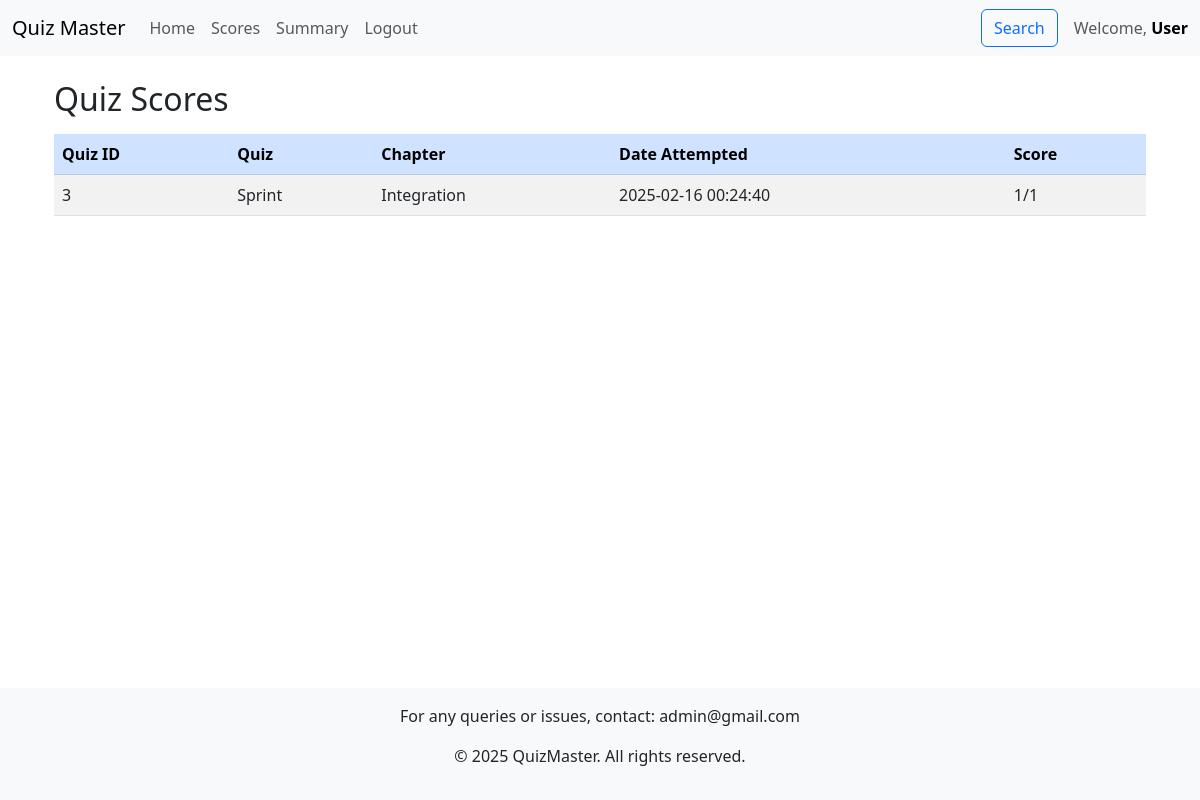
The app's page /dashboard/scores/3 (signed in), older data.
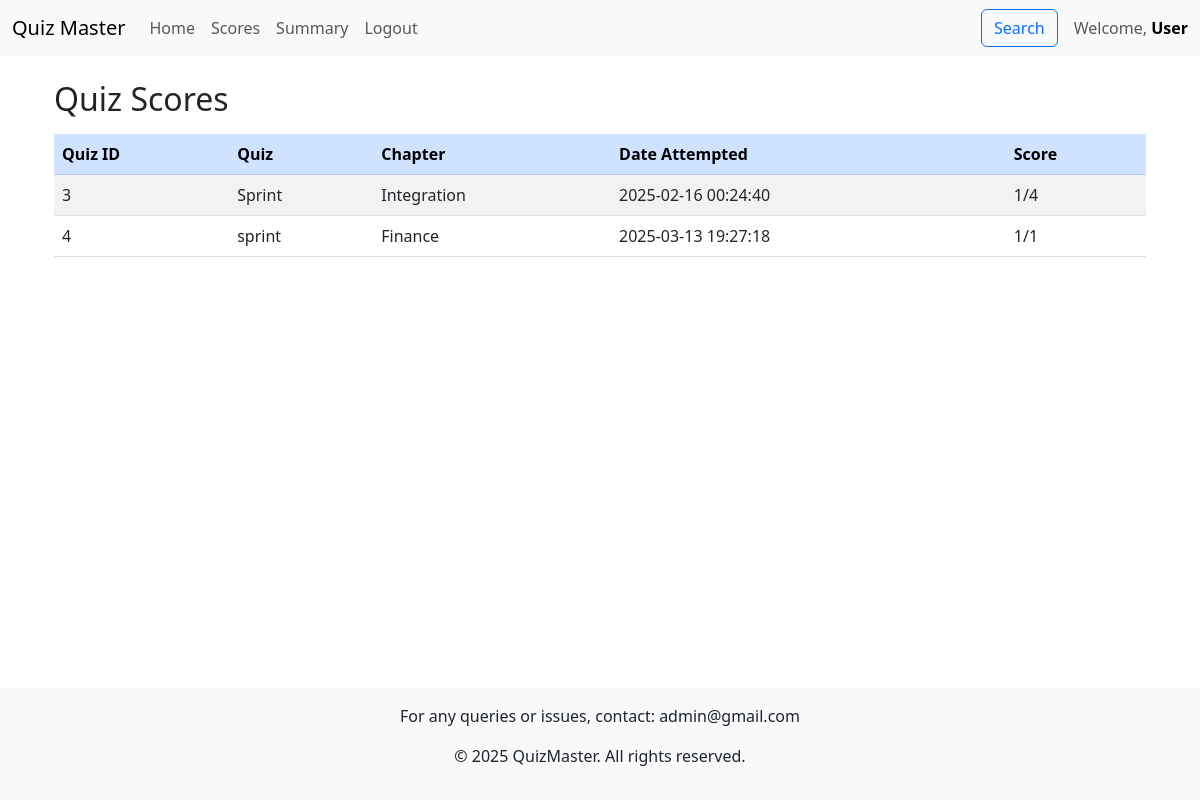
The same page, newer data.
### models.py (models this page shows, shortened)
class Score(db.Model):
    id = db.Column(db.Integer, primary_key=True)
    quiz_id = db.Column(db.Integer, db.ForeignKey('quiz.id'), nullable=False)
    user_id = db.Column(db.Integer, db.ForeignKey('user.id'), nullable=False)
    timestamp = db.Column(db.DateTime, nullable=False, default=datetime.utcnow)
    total_score = db.Column(db.Integer, nullable=False)
    __table_args__ = (db.UniqueConstraint('quiz_id', 'user_id', name='unique_user_quiz_attempt'),)

class Quiz(db.Model):
    id = db.Column(db.Integer, primary_key=True)
    type=db.Column(db.String(50))
    chapter_id = db.Column(db.Integer, db.ForeignKey('chapter.id'), nullable=False)
    date_of_quiz = db.Column(db.DateTime, nullable=False, default=datetime.utcnow)
    time_duration = db.Column(db.Integer)  # format: HH:MM
    remarks = db.Column(db.String(255))
    questions = db.relationship('Question', backref='quiz', lazy=True, cascade="all, delete-orphan")
    scores = db.relationship('Score', backref='quiz', lazy=True, cascade="all, delete-orphan")

class Chapter(db.Model):
    id = db.Column(db.Integer, primary_key=True)
    subject_id = db.Column(db.Integer, db.ForeignKey('subject.id'), nullable=False)
    name = db.Column(db.String(100), nullable=False)
    description = db.Column(db.String(255))
    quizzes = db.relationship('Quiz', backref='chapter', lazy=True, cascade="all, delete-orphan")

### controllers/controllers_users.py (the view)
@app.route('/dashboard/scores/<int:user_id>')
@auth_required
def view_scores(user_id):
    user = User.query.get(session["user_id"])
    scores = db.session.query(Score, Quiz).join(Quiz, Score.quiz_id == Quiz.id).filter(Score.user_id == user_id).all()
    quiz_questions_count = {
    quiz.id: db.session.query(Question).filter(Question.quiz_id == quiz.id).count()
    for quiz in Quiz.query.all()
}
    return render_template('scores.html', scores=scores, quiz_questions_count=quiz_questions_count, user=user)

### controllers/controllers_login.py (called while the page is built)
@app.context_processor
def inject_admin_email():
    admin_user = User.query.filter_by(role="admin").first()
    return {"admin_email": admin_user.username}

### controllers/controllers_users.py (called while the page is built)
def auth_required(func):
    @wraps(func)
    def inner(*args, **kwargs):
        if "user_id" in session:
            return func(*args, **kwargs)
        else:
            flash("Please login to continue")
            return redirect(url_for("index"))
    return inner

### templates/scores.html
{% extends "base.html" %}
{% block content %}
<div class="container mt-4">
    <h2 class="mb-3">Quiz Scores</h2>
    <div class="table-responsive">
        <table class="table table-striped table-hover">
            <thead class="table-primary">
                <tr>
                    <th>Quiz ID</th>
                    <th>Quiz</th>
                    <th>Chapter</th>
                    <th>Date Attempted</th>
                    <th>Score</th>
                </tr>
            </thead>
            <tbody>
                {% for score, quiz in scores %}
                <tr>
                    <td>{{ quiz.id }}</td>
                    <td>{{ quiz.type }}</td>
                    <td>{{ quiz.chapter.name }}</td>
                    <td>{{ score.timestamp.strftime('%Y-%m-%d %H:%M:%S') }}</td>
                    <td>{{ score.total_score }}/{{ quiz_questions_count[quiz.id] }}</td>
                </tr>
                {% else %}
                <tr>
                    <td colspan="5" class="text-center alert alert-warning">Not attempted any quizzes yet.</td>
                </tr>
                {% endfor %}
            </tbody>
        </table>
    </div>
</div>
{% endblock %}

Row changes from the older to the newer data that the page shows:
computed for Score "Sprint": id "1" → "4"
added Score: id "4", type "sprint", chapter.name "Finance", timestamp "2025-03-13 19:27:18", total_score "1"
